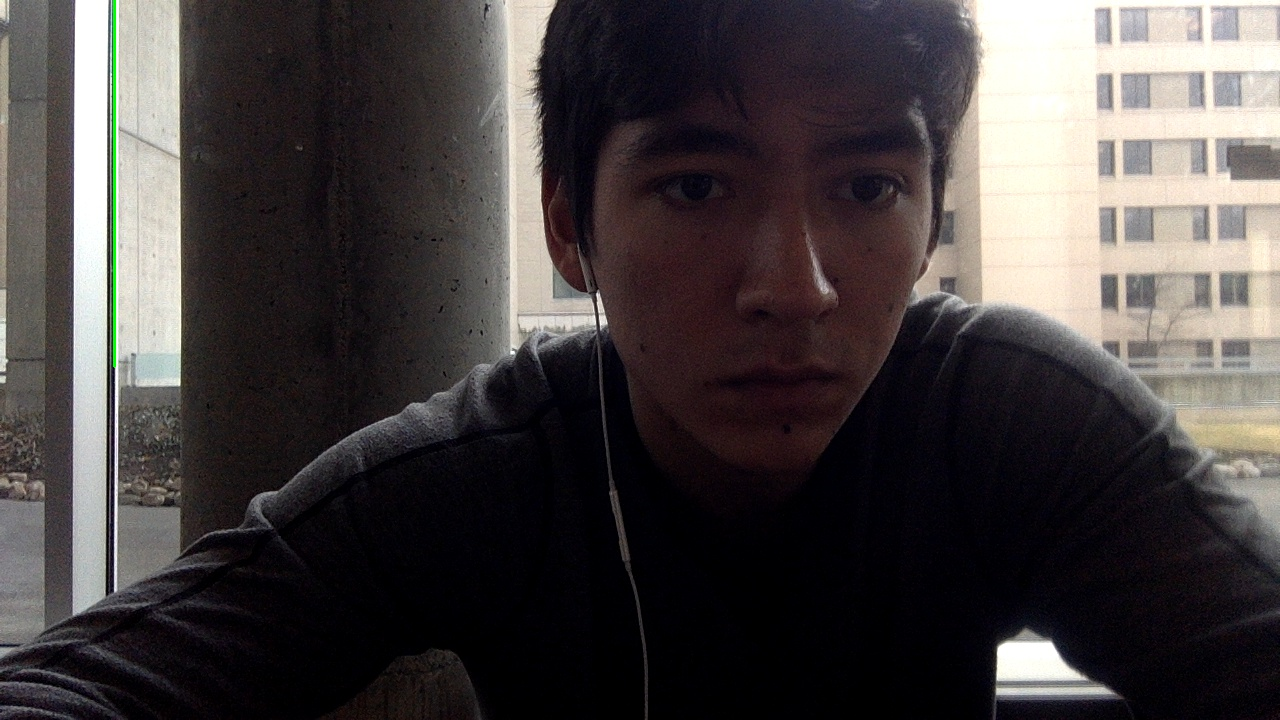
#> input picture optical_flow_python/houghlines5.jpg, 1280 x 720 px, given in place of the camera
$ python colorVolume.py
#> lines starting #> are read from the running program, lines starting #| are printed output that depends on the picture; after the words box and inside, x2 and y2 are one past the last pixel; in counts of white or black regions, pixels touching at a corner belong together
from __future__ import print_function
import numpy as np
import imutils  # not neccesary but remove line 174
import cv2
import math

# [64 lines left out: functions draw_flow, getArea, hsv_to_rgb, not called in this run]


def createMask(img, lowerbound, upperbound):
    # convert image into HSV.
    hsv = cv2.cvtColor(img, cv2.COLOR_BGR2HSV)
    # construct a mask to isolate the yellow glove from the screen
    mask = cv2.inRange(hsv, lowerbound, upperbound)
    mask = cv2.erode(mask, None, iterations=3)
    mask = cv2.dilate(mask, None, iterations=3)
    return mask


def main():
    # ####upper and lower bounds for colors
    # yellow bounds from:
    # https://stackoverflow.com/questions/9179189/detect-yellow-color-in-opencv
    prevgray = None
    flow = None
    camera = cv2.VideoCapture(0)
    lower_blue = np.array([64, 174, 145])
    upper_blue = np.array([141, 255, 255])
    lower_yellow = np.array([158 , 100, 100])
    upper_yellow = np.array([178, 255, 255])
    lower_red = np.array([170, 50, 50])
    upper_red = np.array([200, 255, 255])
    lower_orange = np.array([5, 50, 50])
    upper_orange = np.array([15, 255, 255])
    count = 0
    ret, prev = camera.read()
#> prev is the input picture: shape (720, 1280, 3); mean B, G, R 65.7, 65.6, 70.8
    firstprev = prev
    firstprevgray = cv2.cvtColor(firstprev, cv2.COLOR_BGR2GRAY)
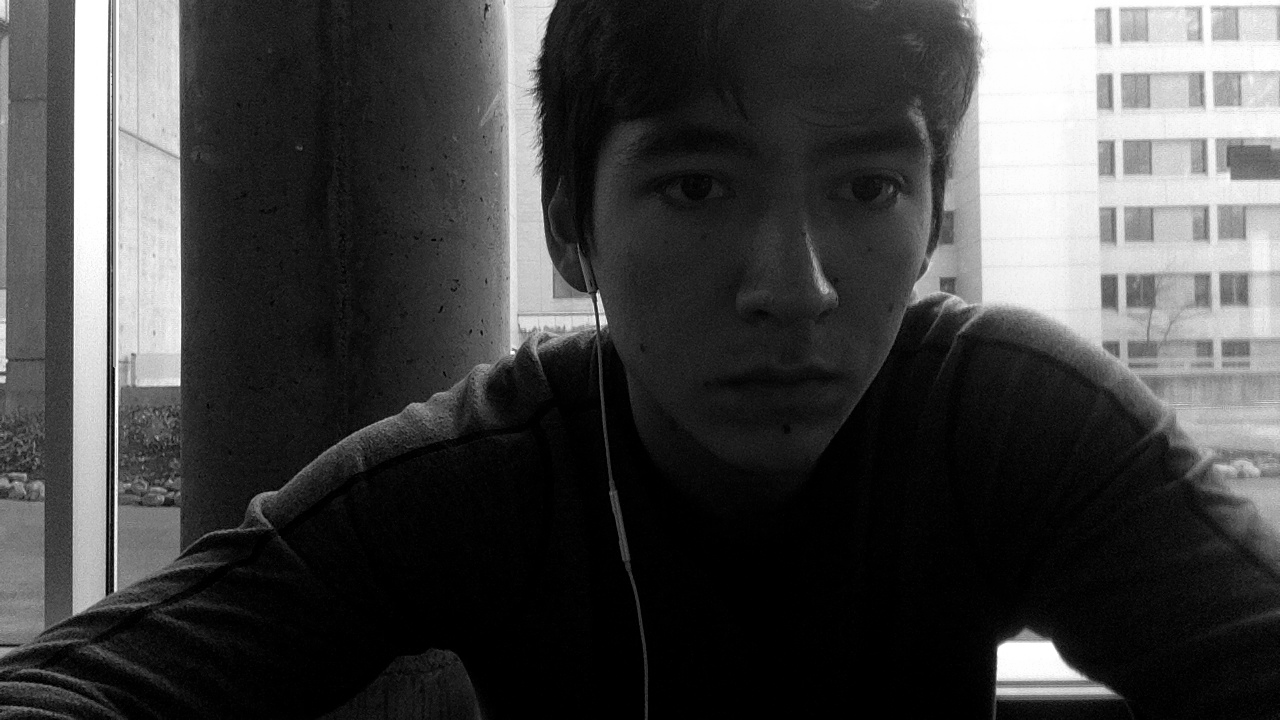
#> firstprevgray: shape (720, 1280); min 0, max 255, mean 67.1
    staticBox = 0

    while True:
        (ret, img_frame) = camera.read()

        img_frame = imutils.resize(img_frame, width=900)
        img_frame = cv2.flip(img_frame, 1)
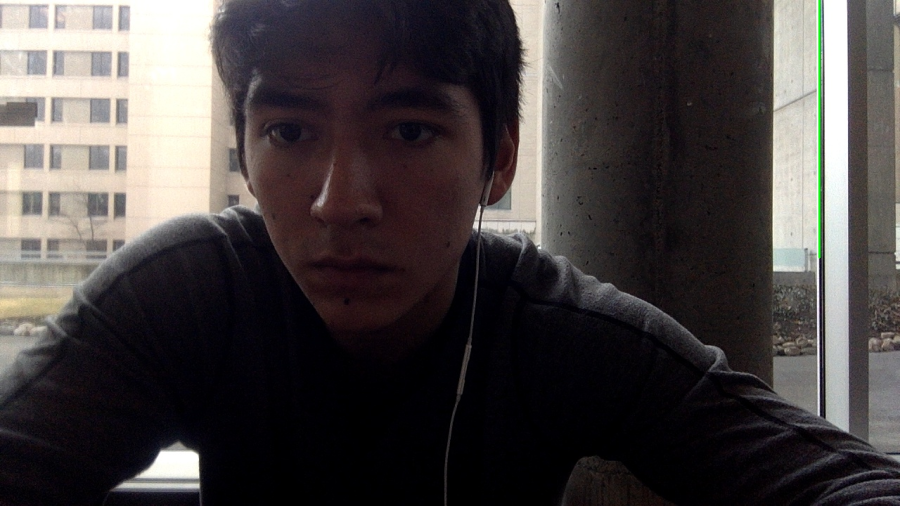
#> img_frame: shape (506, 900, 3); mean B, G, R 65.7, 65.6, 70.8

        # create mask to block out all colors but blue
        mask = createMask(img_frame, lower_blue, upper_blue)
#> in createMask, `hsv = cv2.cvtColor(img, cv2.COLOR_BGR2HSV)`: hsv: shape (506, 900, 3); mean H, S, V 92.6, 88.5, 72.9
#> in createMask, `mask = cv2.inRange(hsv, lowerbound, upperbound)`:
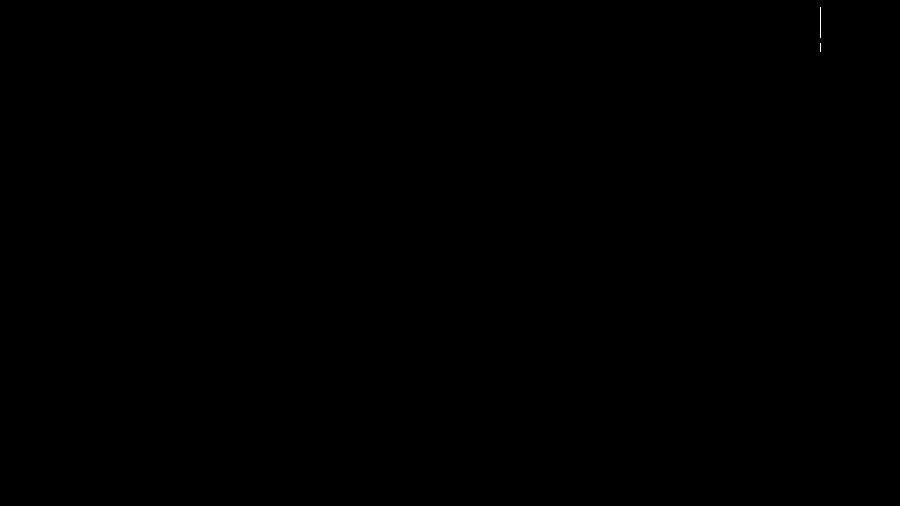
#> mask: shape (506, 900); 0.01% white in thin lines or dots, all inside (x1, y1, x2, y2) = (820, 7, 821, 52)
#> in createMask, `mask = cv2.erode(mask, None, iterations=3)`: mask: shape (506, 900); every value is 0
        cv2.imshow("asdf",mask)
        # create gray copy to isolate face
        gray = img_frame.copy()
        gray = cv2.cvtColor(gray, cv2.COLOR_BGR2GRAY)
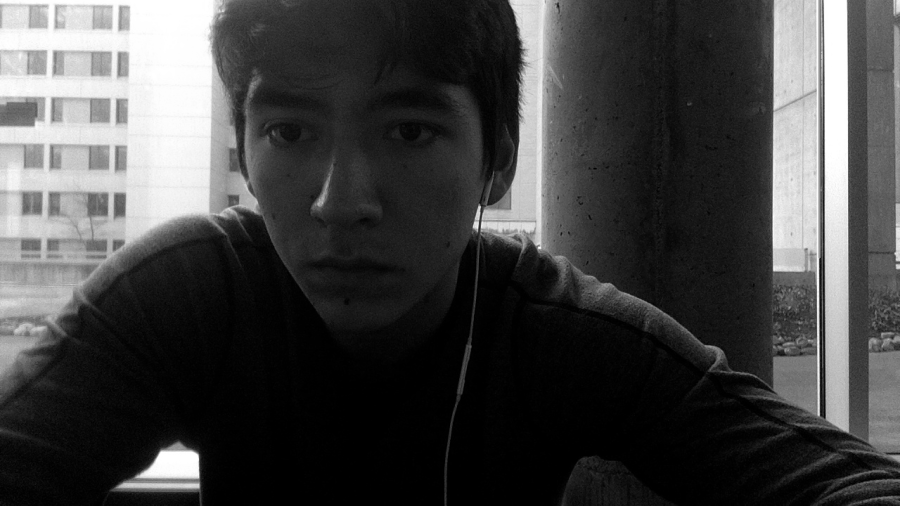
#> gray: shape (506, 900); min 0, max 255, mean 67.1
        gray = cv2.equalizeHist(gray)
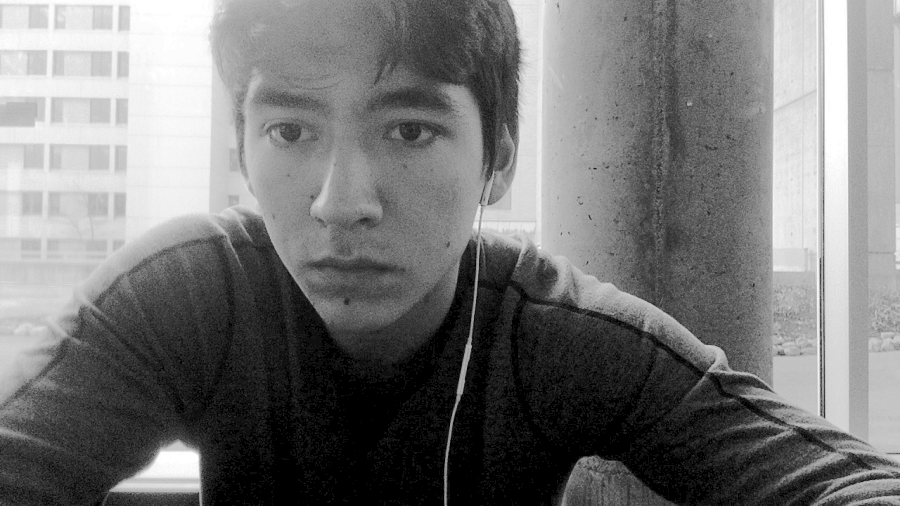
#> gray: shape (506, 900); min 0, max 255, mean 118
        gray2 = cv2.cvtColor(img_frame, cv2.COLOR_BGR2GRAY)
        gray2 = cv2.bilateralFilter(gray2, 11, 17, 17)
        edged = cv2.Canny(gray2, 30, 200)
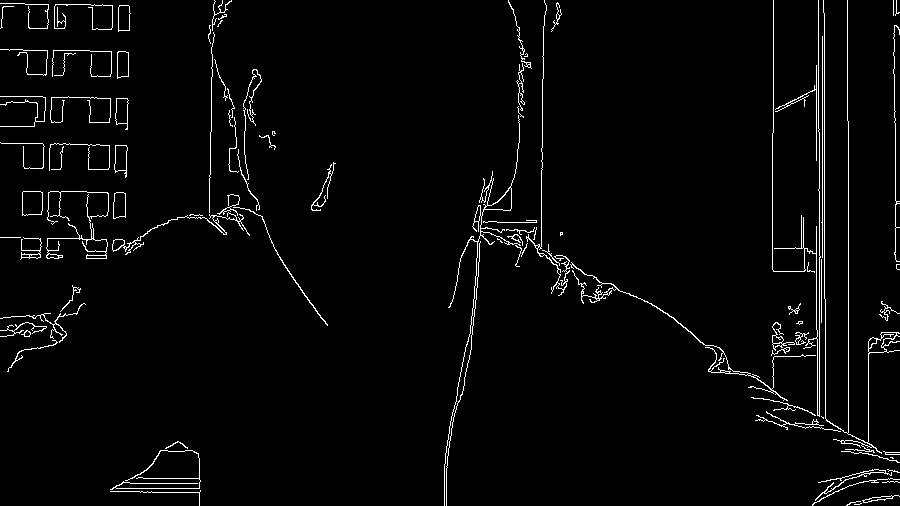
#> edged: shape (506, 900); 2.8% white in thin lines or dots
        cv2.imshow("edge", edged)


        # find contours in the mask and initialize the current cnter of contour
        contours = cv2.findContours(mask.copy(), cv2.RETR_EXTERNAL,
                                    cv2.CHAIN_APPROX_SIMPLE)[-2]
#> contours = []
        cnts = sorted(contours, key = cv2.contourArea, reverse = True)[:2]
#> cnts = []

        center = None

        # only proceed if at least one contour was found
        if len(cnts) > 1:
            # find the largest contour in the mask
            maxContour = cnts[0]

            # creates the smallest bounding circle about the contour
            ((x, y), radius) = cv2.minEnclosingCircle(cnts[0])
            if len(cnts)>1:
                ((x1, y1), radius2) = cv2.minEnclosingCircle(cnts[1])
            # cv2.rectangle(img_frame,(int(x),int(y)),(int(x1),int(y1)),(0,255,0),3)

            bottomRight = (int(max(x,x1)),int(max(y,y1)));
            topleft = (int(min(x,x1)),int(min(y,y1)));
            cv2.circle(img_frame, bottomRight, 1, [0, 0, 255], 2)
            cv2.circle(img_frame, topleft, 1, [0, 0, 255], 2)

            print ("%d" %((((topleft[0]-bottomRight[0])**2)+ ((topleft[1]-bottomRight[1])**2))**.5))
            print("here")


            if ((200> ((((topleft[0]-bottomRight[0])**2) +((topleft[1]-bottomRight[1])**2))**.5)>50)):
                print ("in here")
                staticBox = [(bottomRight[0]-200,bottomRight[1]-200), bottomRight]
            if (staticBox != 0):
                cv2.circle(img_frame, bottomRight, 1, [0, 0, 255], 2)
                # cv2.rectangle(img_frame, (int(x), int(y)), (int(x1), int(y1)), [255,0,0], thickness=1, lineType=8, shift=0)
                cv2.rectangle(img_frame, staticBox[0], staticBox[1], [255,0,0], thickness=1, lineType=8, shift=0)
                img = img_frame[staticBox[0][1]:staticBox[1][1], staticBox[0][0]:staticBox[1][0]]
                print("%(a)d %(b)d %(c)d %(d)d" % {"a":staticBox[0][0], "b":staticBox[0][1], "c":staticBox[1][0], "d":staticBox[1][1]})
                print("HELLo ")
                if (count <1):
                    prevgray = firstprevgray[staticBox[0][1]:staticBox[1][1], staticBox[0][0]:staticBox[1][0]]

                gray = cv2.cvtColor(img, cv2.COLOR_BGR2GRAY)

                flow = cv2.calcOpticalFlowFarneback(prevgray, gray, None, 0.5, 3, 15, 3, 5, 1.2, 0)

                prevgray = gray
                count+= 1


            # centr = (cx, cy)
            # cv2.circle(img_frame, centr, 1, [0, 0, 255], 2)
            # cv2.drawContours(img_frame, [maxContour], 0, (0, 255, 0), 2)
            # cv2.drawContours(img_frame, [hull], 0, (0, 0, 255), 2)

            # rectArea = rect[1][0]*rect[1][1]
            # contourArea = cv2.contourArea(maxContour)  # or approx
            # widthA = np.sqrt(((br[0] - bl[0]) ** 2) + ((br[1] - bl[1]) ** 2))
            # widthB = np.sqrt(((tr[0] - tl[0]) ** 2) + ((tr[1] - tl[1]) ** 2))

            # # ...and now for the height of our new image
            # heightA = np.sqrt(((tr[0] - br[0]) ** 2) + ((tr[1] - br[1]) ** 2))
            # heightB = np.sqrt(((tl[0] - bl[0]) ** 2) + ((tl[1] - bl[1]) ** 2))

            # # take the maximum of the width and height values to reach
            # # our final dimensions
            # maxWidth = max(int(widthA), int(widthB))
            # maxHeight = max(int(heightA), int(heightB))

            # # construct our destination points which will be used to
            # # map the screen to a top-down, "birds eye" view
            # dst = np.array([
            #     [0, 0],
            #     [maxWidth - 1, 0],
            #     [maxWidth - 1, maxHeight - 1],
            #     [0, maxHeight - 1]], dtype = "float32")
            #             # taken from openCv website

            # M = cv2.moments(maxContour)
            # center = (int(M["m10"] / M["m00"]), int(M["m01"] / M["m00"]))
            # # draw the circle and centroid on the img_frame,
            # # then update the list of tracked points
            # cv2.circle(img_frame, (int(x), int(y)), int(radius),
            #            (0, 255, 255), 2)
            # cv2.circle(img_frame, center, 15, (230, 12, 45), -1)
            # areaString = "%(rect)d | %(cont)d " \
            #     % {"rect": rectArea, "cont": contourArea}
            # cv2.putText(img_frame, areaString, (20, 80),
            #             cv2.FONT_HERSHEY_SIMPLEX, 2, 255)

        if (flow != None):
            cv2.imshow('Frame', draw_flow(img, flow))
        else:
            cv2.imshow("Frame", img_frame)
        key = cv2.waitKey(1) & 0xFF
#> (key q is pressed here)

        # if the 'q' key is pressed, stop the loop
        if key == ord("q"):
            break
    # cleanup the camera and close any open windows
    camera.release()
    cv2.destroyAllWindows()
main()
